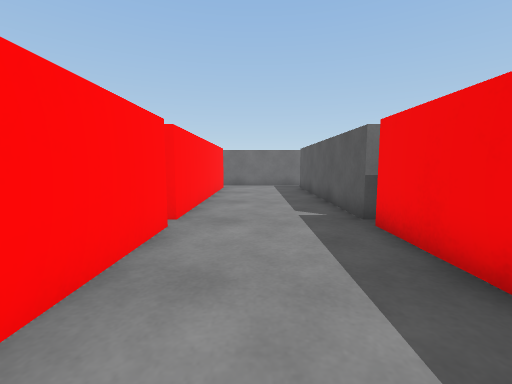
View 1 (above)

20 first-person views from a walk through a scene from a Unity 3-D project. The camera is 0.58 m above the floor, tilts 6° down and sees 90° across. The floor is counted in squares, 0.5 m on a side. Each view is taken from the middle of a square. On the plan, view 1 faces up. The plan holds only what a view shows up to about 12 squares ahead; the rest is blank. The place goes on beyond the plan. The player is left out.

View 2
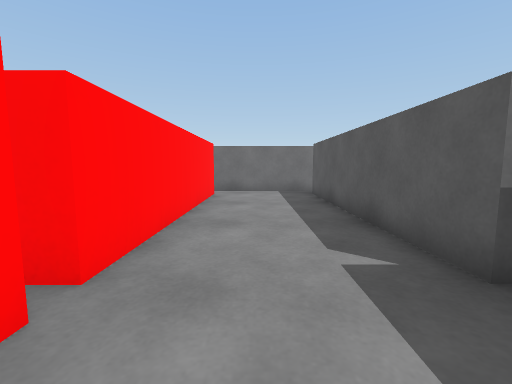

View 3
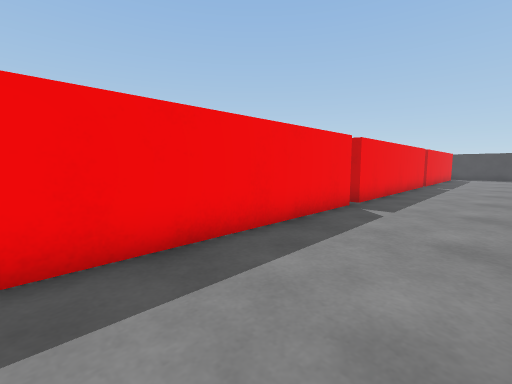

View 4
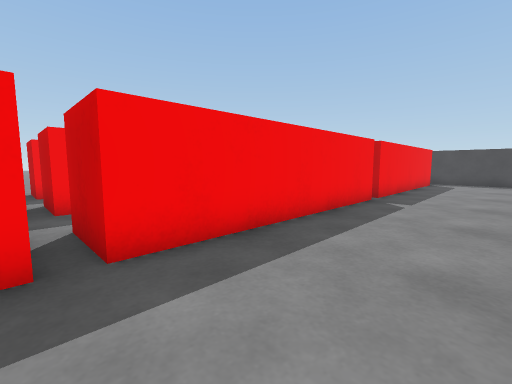

View 5
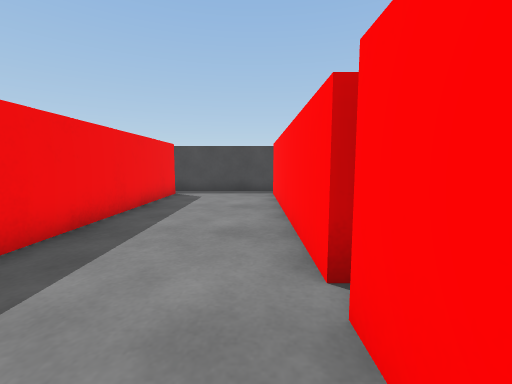

View 6
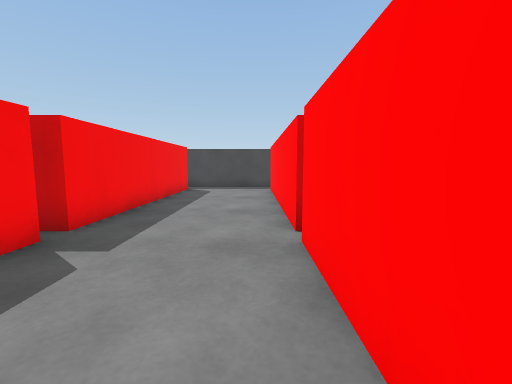

View 7
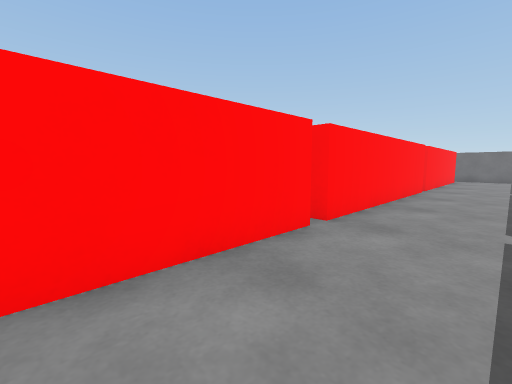

View 8
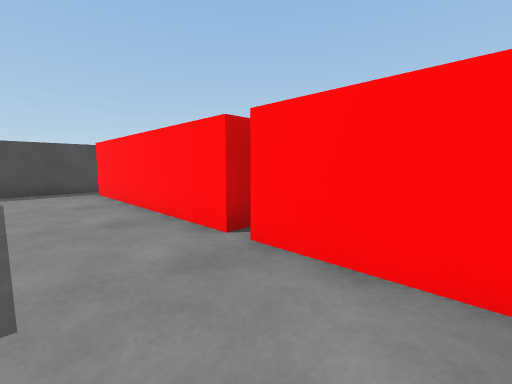

View 9
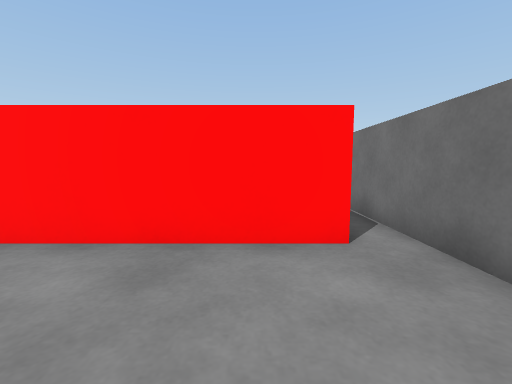

View 10
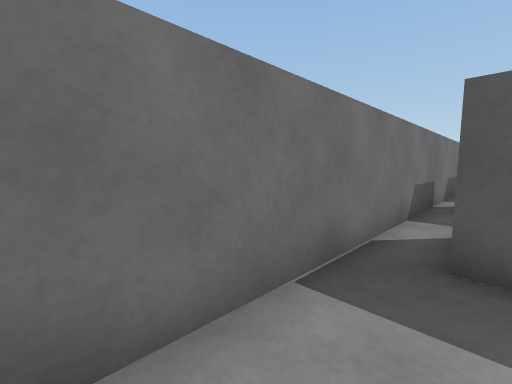

View 11
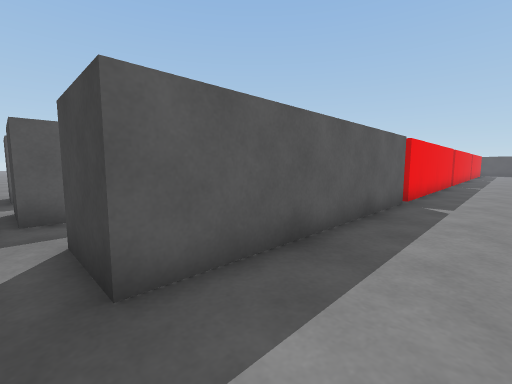

View 12
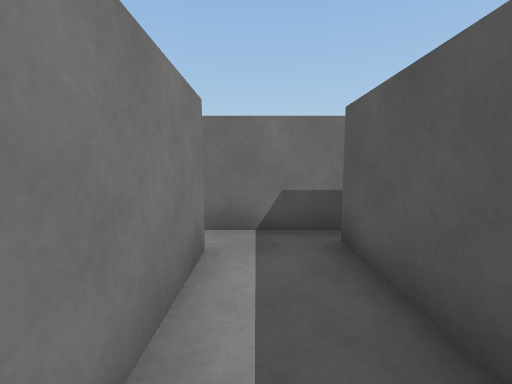

View 13
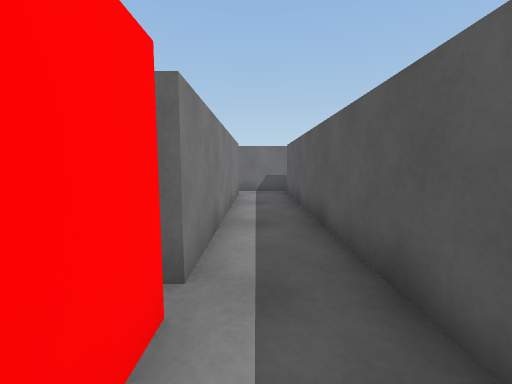

View 14
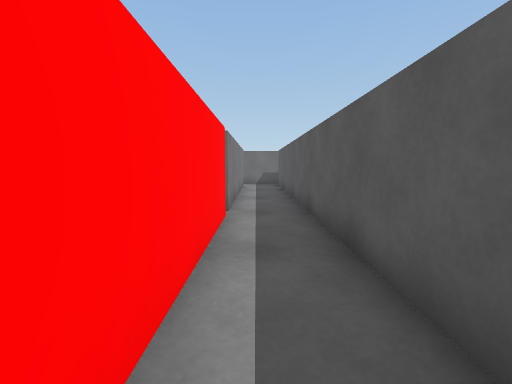

View 15
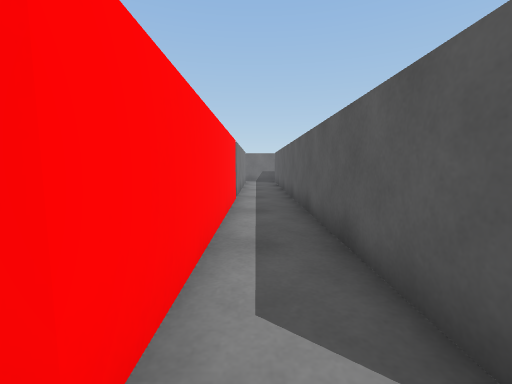

View 16
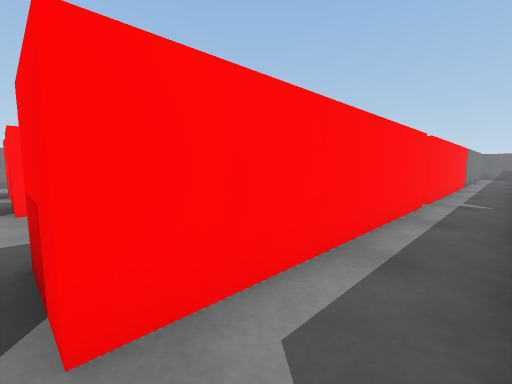

View 17
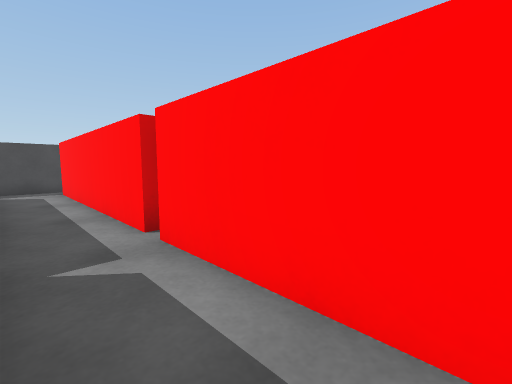

View 18
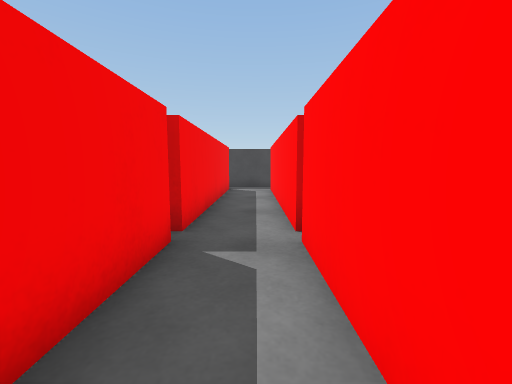

View 19
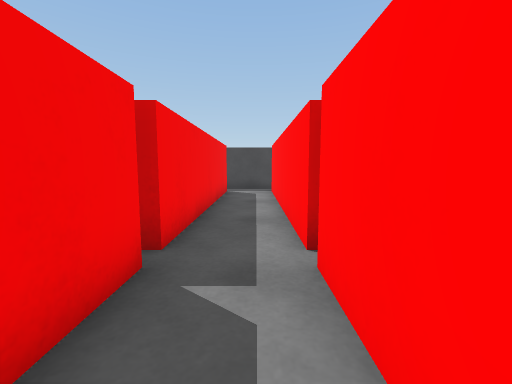

View 20
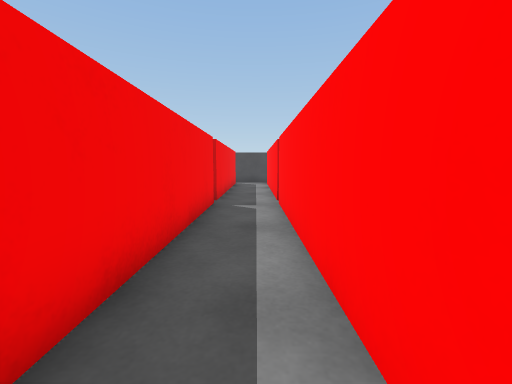

### Floor plan
Points are (right, up) in squares from view 1. A wall is a line through its corners. A room is listed if a view was taken in it or the views show most of it. See-through windows are left out.
Room 1 (views 1, 2, 3, 4, 5, 6, 7, 8, 9, 10, 11)
walls: (-1.7, -3.8) (-1.7, -11.8); (2.3, -3.2) (2.3, 4.9); (-1.7, 4.9) (-1.7, -3.2); (4.3, 5.4) (2.3, 5.4) (2.3, 13.4); (-1.7, -12.4) (-1.7, -20.5); (4.3, -11.8) (2.3, -11.8) (2.3, -3.8) (4.3, -3.8); (-1.7, 13.5) (-1.7, 5.4); (2.3, -20.5) (2.3, -12.4) (4.3, -12.4); (2.5, 14.5) (-3.5, 14.5); (-2, -21.5) (2.6, -21.5)
ways out: opening at (3.5, -21) to room 2; opening at (3.5, 14) to room 2; opening at (-2.5, -21); opening at (-2.5, 14)
Room 2 (views 12, 13, 14, 15, 16, 17, 18, 19, 20)
walls: (4.3, -3.8) (4.3, -11.8); (6.3, -2.9) (6.3, 13.8) (8.4, 13.8); (4.3, 4.9) (4.3, -3.2); (6.3, -11.9) (6.3, -3.8) (8.4, -3.8); (4.3, -12.4) (4.3, -20.5); (2.3, 13.4) (4.3, 13.4) (4.3, 5.4); (6.3, -20.4) (6.3, -12.4); (7.4, 14.5) (2.5, 14.5); (4.1, -21.5) (6.1, -21.5)
ways out: opening at (3.5, -21) to room 1; opening at (3.5, 14) to room 1

Where each view was taken, in squares from view 1:
view 1: 0 up, 0 right, facing up
view 2: 3 up, 0 right, facing up
view 3: 4 up, 1 left, facing down-right
view 4: 3 down, 1 left, facing down-right
view 5: 10 down, 1 left, facing down
view 6: 8 down, 1 left, facing down
view 7: 8 down, 1 right, facing up-left
view 8: 9 down, 1 right, facing down-left
view 9: 12 up, 2 right, facing left
view 10: 13 up, 1 left, facing up-right
view 11: 14 up, 0 right, facing down-right
view 12: 10 up, 5 right, facing up
view 13: 3 up, 5 right, facing up
view 14: 1 down, 5 right, facing up
view 15: 4 down, 5 right, facing up
view 16: 12 down, 6 right, facing up-left
view 17: 8 down, 6 right, facing down-left
view 18: 8 down, 5 right, facing down
view 19: 9 down, 5 right, facing down
view 20: 4 down, 5 right, facing down
